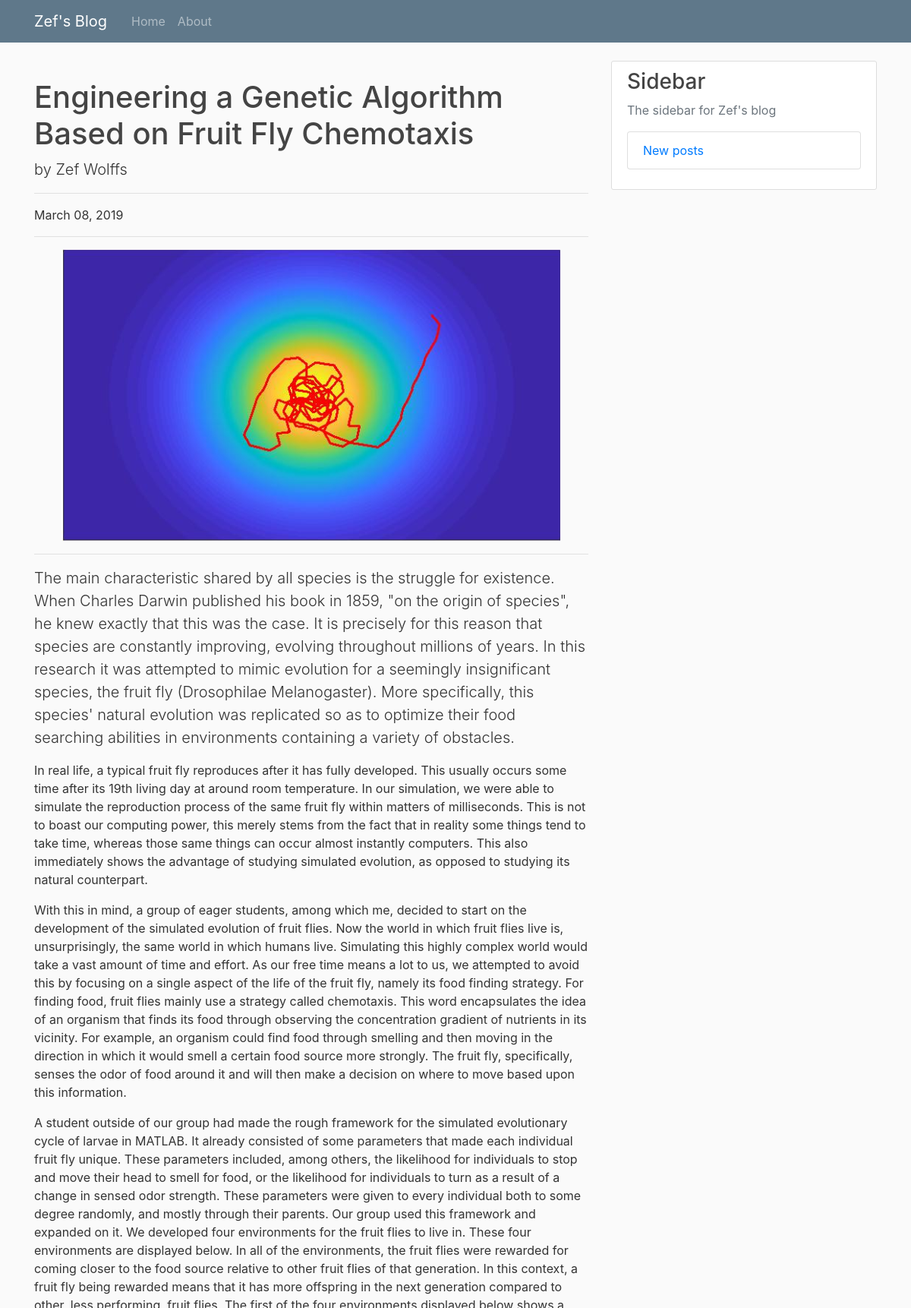
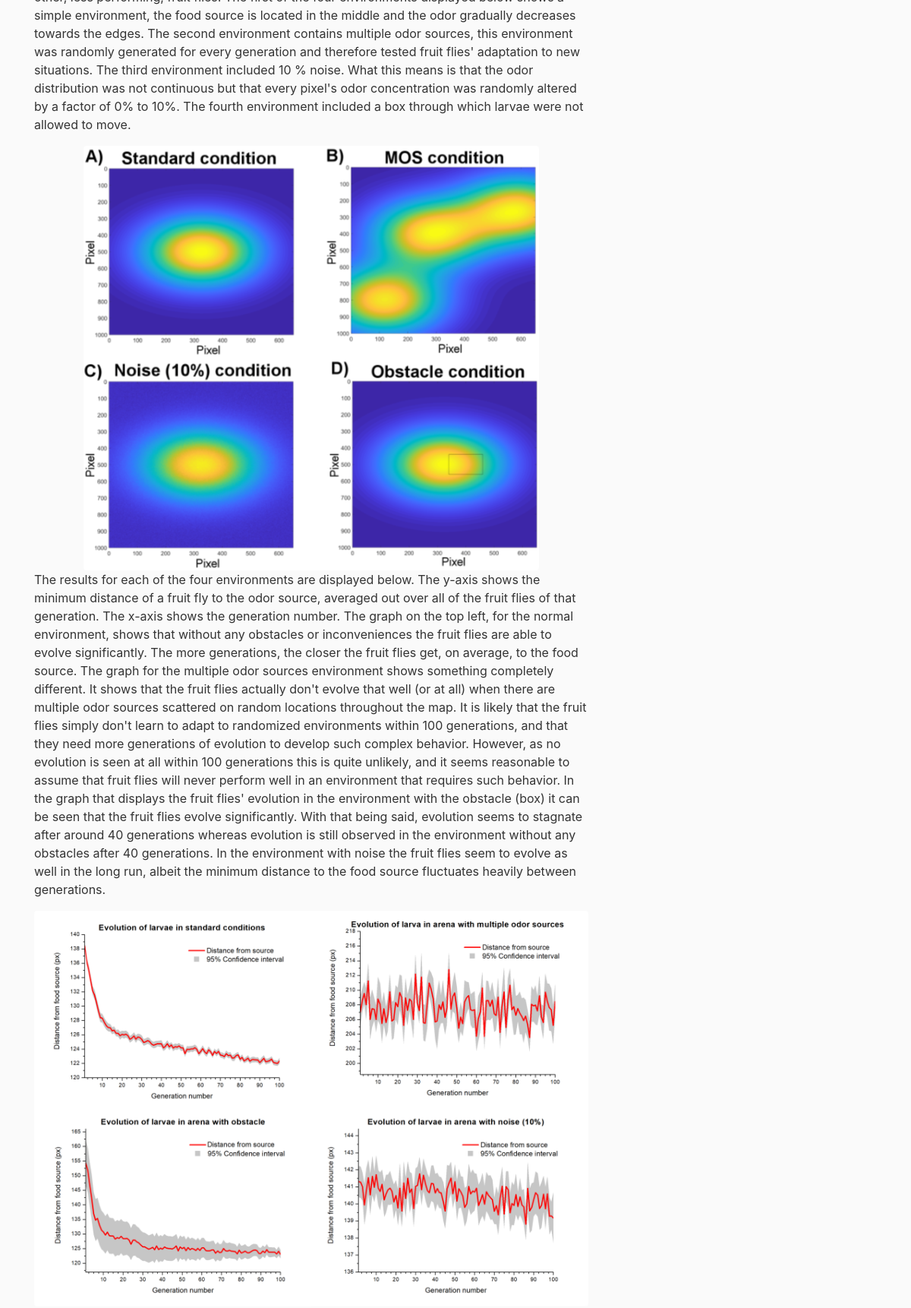
/blog/post/14/ (upper part), run on the app's committed database (2 pictures, top to bottom).
### blog/models.py (models this page shows, shortened)
class Post(models.Model):
    title = models.CharField(max_length=100)
    content = models.TextField()
    subtitle = models.TextField(null=True, blank = True)
    subheader1 = models.TextField(null=True, blank = True)
    subheader2 = models.TextField(null=True, blank = True)
    subheader3 = models.TextField(null=True, blank = True)
    date_posted = models.DateTimeField(default=timezone.now)
    author = models.ForeignKey(User, on_delete=models.CASCADE)
    image = models.ImageField(upload_to='post_pics', blank=True, null=True)
    image1 = models.ImageField(upload_to='post_pics', blank=True, null=True)
    image2 = models.ImageField(upload_to='post_pics', blank=True, null=True)

### blog/views.py (the view)
# urls.py: path('post/<int:pk>/', PostDetailView.as_view(), name='post-detail'),
class PostDetailView(DetailView):
    model = Post

### blog/templates/blog/post_detail.html (shortened to what this page needs)
{% load static %}
<!DOCTYPE html>
<html lang="en">
<head>
  <link href="{% static 'blog/post_detail/vendor/bootstrap/css/bootstrap.min.css' %}" rel="stylesheet">
  <link href="{% static 'blog/post_detail/css/blog-post.css' %}" rel="stylesheet">
</head>
<body>
  <nav class="navbar navbar-expand-md navbar-dark bg-steel fixed-top">
    <div class="container">
    <a class="navbar-brand mr-4" href="{% url 'homepage' %}">Zef's Blog</a>
    <div class="collapse navbar-collapse" id="navbarToggle">
        <div class="navbar-nav mr-auto">
        <a class="nav-item nav-link" href="{% url 'blog-home' %}">Home</a>
        <a class="nav-item nav-link" href="{% url 'blog-about' %}">About</a>
        </div>
    </div>
    </div>
  </nav>
  <div class="container">
    <div class="row">
      <div class="col-lg-8">
        <h1 class="mt-4">{{ object.title }}</h1>
        <p class="lead">
          by
          <a>Zef Wolffs</a>
        </p>
        <hr>
        <p>{{ object.date_posted|date:"F d, Y" }}</p>
        <hr>
        {% if object.title == 'Engineering a Genetic Algorithm Based on Fruit Fly Chemotaxis' %}
            <img class="img-fluid rounded mx-auto d-block" src="{{ object.image.url }}" alt="">
            <hr>
            <p class="lead">{{ object.subtitle }}</p>
            <p>{{ object.content }}</p>
            <p>{{ object.subheader1 }}</p>
            <p>{{ object.subheader2 }}</p>
            <img class="img-fluid rounded mx-auto d-block" src="{{ object.image1.url }}" alt="">
            <p>{{ object.subheader3 }}</p>
            <img class="img-fluid rounded mx-auto d-block" src="{{ object.image2.url }}" alt="">
        {% endif %}
    </div>
    <div class="col-md-4">
        <div class="content-section">
            <h3>Sidebar</h3>
            <p class='text-muted'>The sidebar for Zef's blog
                <div class="list-group">
                    <a href="{% url 'blog-home' %}" class="list-group-item">New posts</a>
                </div>
            </p>
        </div>
    </div>
  </div>
  </div>
</body>
</html>

### blog/static/blog/post_detail/css/blog-post.css (style rules this page uses)
.bg-steel { background-color: #5f788a; }
body { background: #fafafa; color: #333333; margin-top: 5rem; }
h1, h2, h3, h4, h5, h6 { color: #444444; }
.content-section { background: #ffffff; padding: 10px 20px; border: 1px solid #dddddd; border-radius: 3px; margin-bottom: 20px; }

### data on the page
Post: title "Engineering a Genetic Algorithm Based on Fruit Fly Chemotaxis", date_posted "March 08, 2019", image (picture), subtitle "The main characteristic shared by all species is the struggle for existence. When Charles Darwin published his book in 1859, \"on the origin of species\", he knew exactly that this was the case. It is precisely for this reason that species are constantly improving, evolving throughout millions of years. In this research it was attempted to mimic evolution for a seemingly insignificant species, the fruit fly (Drosophilae Melanogaster). More specifically, this species' natural evolution was replicated so as to optimize their food searching abilities in environments containing a variety of obstacles.", content "In real life, a typical fruit fly reproduces after it has fully developed. This usually occurs some time after its 19th living day at around room temperature. In our simulation, we were able to simulate the reproduction process of the same fruit fly within matters of milliseconds. This is not to boast our computing power, this merely stems from the fact that in reality some things tend to take time, whereas those same things can occur almost instantly computers. This also immediately shows the advantage of studying simulated evolution, as opposed to studying its natural counterpart.", subheader1 "With this in mind, a group of eager students, among which me, decided to start on the development of the simulated evolution of fruit flies. Now the world in which fruit flies live is, unsurprisingly, the same world in which humans live. Simulating this highly complex world would take a vast amount of time and effort. As our free time means a lot to us, we attempted to avoid this by focusing on a single aspect of the life of the fruit fly, namely its food finding strategy. For finding food, fruit flies mainly use a strategy called chemotaxis. This word encapsulates the idea of an organism that finds its food through observing the concentration gradient of nutrients in its vicinity. For…", subheader2 "A student outside of our group had made the rough framework for the simulated evolutionary cycle of larvae in MATLAB. It already consisted of some parameters that made each individual fruit fly unique. These parameters included, among others, the likelihood for individuals to stop and move their head to smell for food, or the likelihood for individuals to turn as a result of a change in sensed odor strength. These parameters were given to every individual both to some degree randomly, and mostly through their parents. Our group used this framework and expanded on it. We developed four environments for the fruit flies to live in. These four environments are displayed below. In all of the…", image1 (picture), subheader3 "The results for each of the four environments are displayed below. The y-axis shows the minimum distance of a fruit fly to the odor source, averaged out over all of the fruit flies of that generation. The x-axis shows the generation number. The graph on the top left, for the normal environment, shows that without any obstacles or inconveniences the fruit flies are able to evolve significantly. The more generations, the closer the fruit flies get, on average, to the food source. The graph for the multiple odor sources environment shows something completely different. It shows that the fruit flies actually don't evolve that well (or at all) when there are multiple odor sources scattered on…", image2 (picture)
